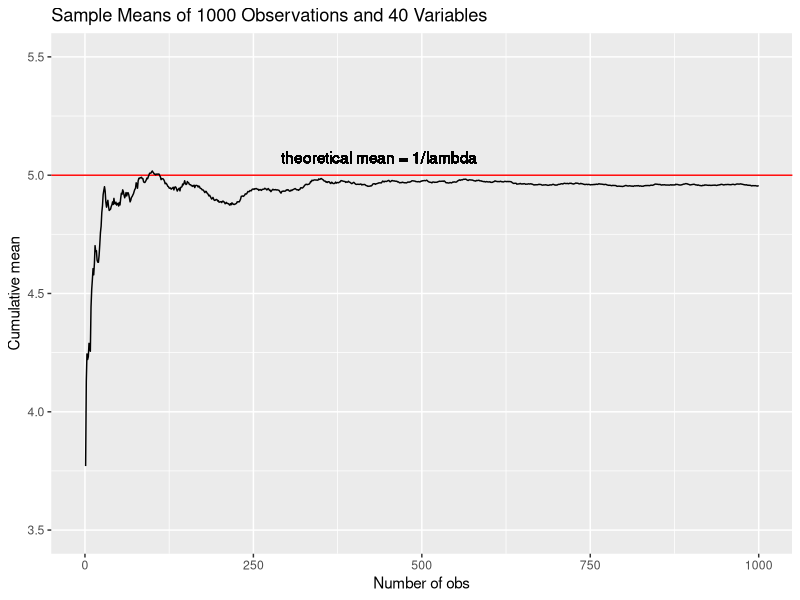
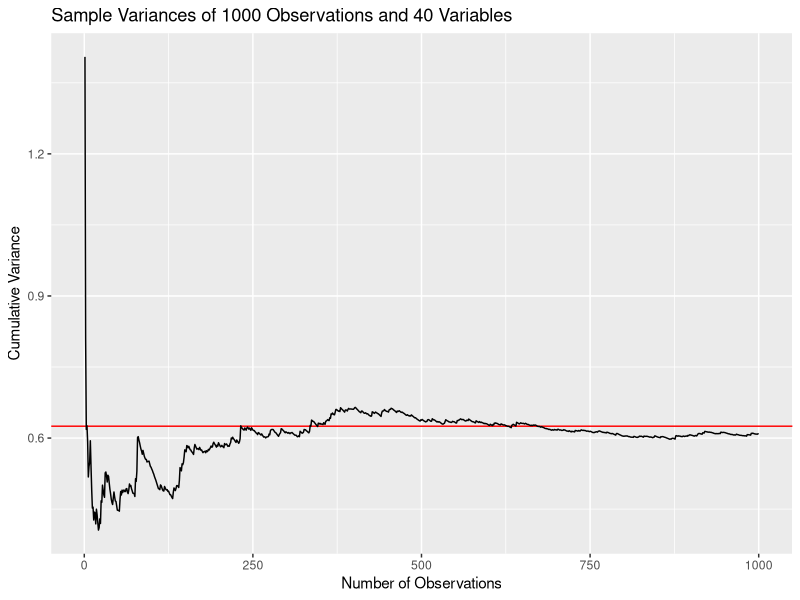
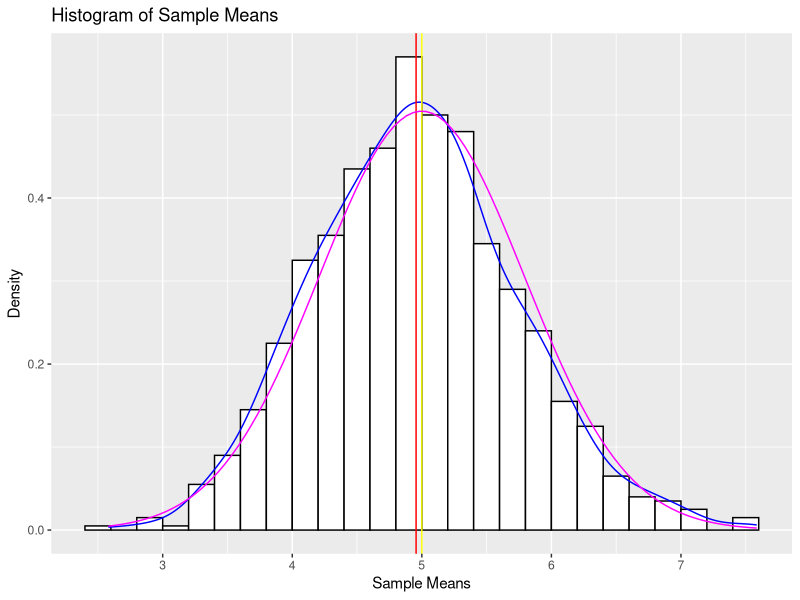
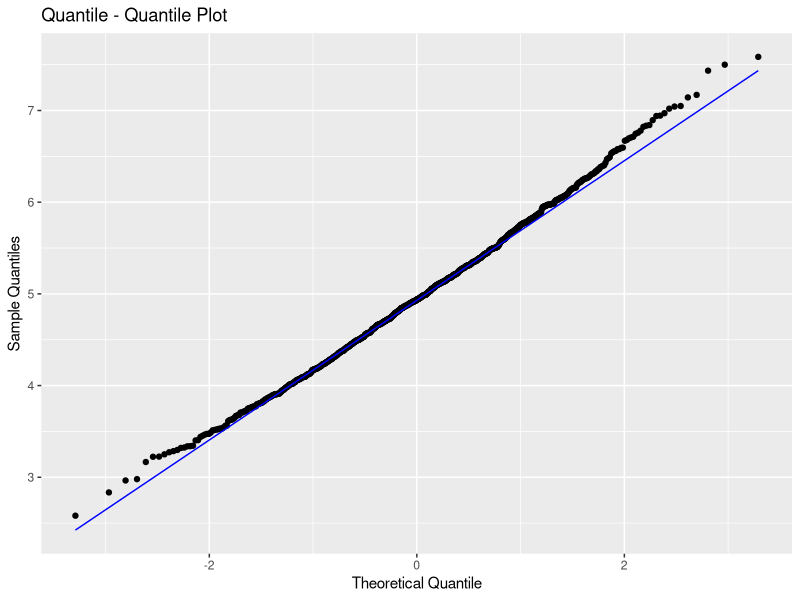
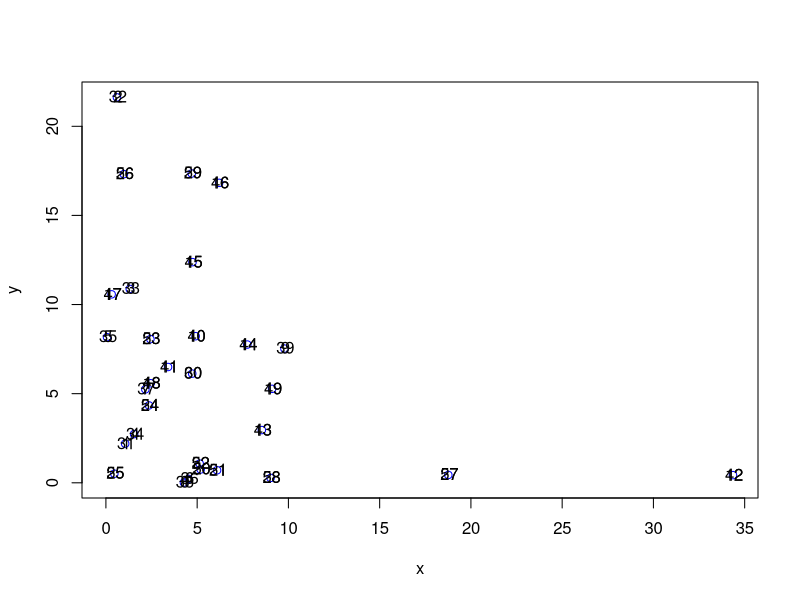
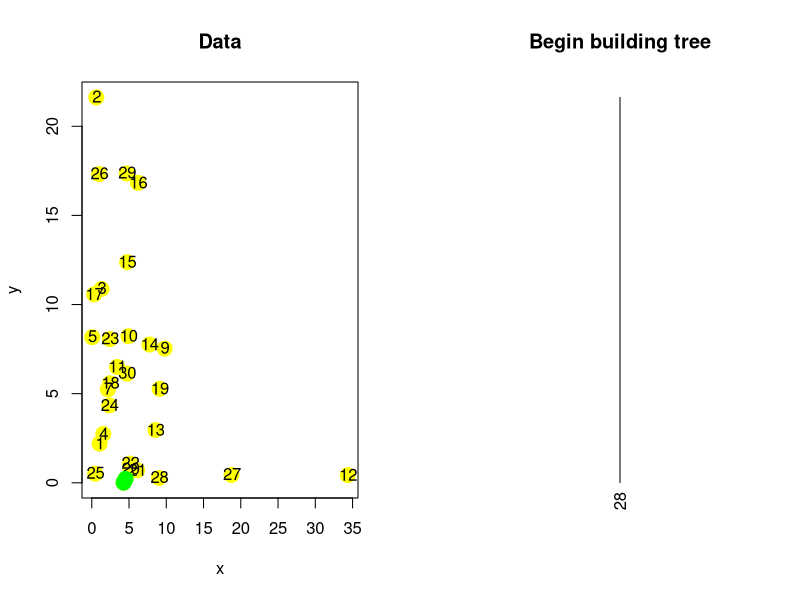
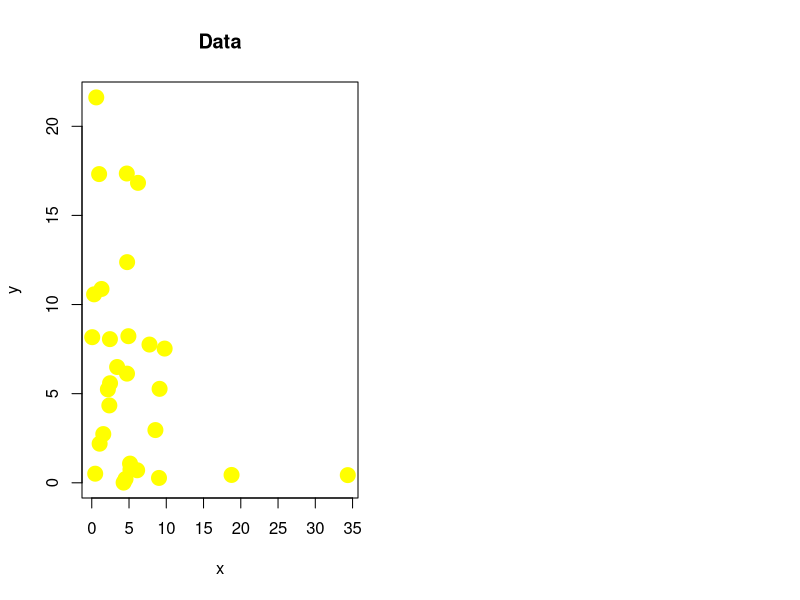

Reproduce these figures in R, in order.
## ---- chunk 1
knitr::opts_chunk$set(echo = TRUE)
## ---- chunk 2
library(tidyverse)
library(glue)
library(matrixStats)
downloadDate <- date()

glue("Simulation date is {downloadDate}")
sessionInfo()
## ---- chunk 3
set.seed(420) # random number generator set at 420
lambda <- .2 
sampCol <- 40 # number of variables
sampRow <- 1000  # number of observations

expoDis <- matrix(rexp(n=sampRow*sampCol, rate = lambda), sampRow, sampCol)

expoDF <- as.data.frame(expoDis)
# Converted it to a tibble to make it easier to visualize

e_df <- expoDF %>% mutate(
        "MEAN" = rowMeans(expoDis), 
        "SD" = rowSds(expoDis), 
        "SumCumu" = cumsum(MEAN)/(1:sampRow)) %>% 
        select(MEAN, SD, SumCumu)

head(e_df)
## ---- chunk 4
e_mean <- mean(e_df$MEAN)

t_mean <- 1/lambda

res_df <- tibble(
        Result = c("Sample means", "Theoretical mean"),
        "Mean"=c(e_mean, t_mean))

res_df
## ---- chunk 5
ggplot(data = e_df, aes(x = 1:sampRow, y = SumCumu)) + 
        geom_hline(yintercept = t_mean, col = "red") +
        geom_line(size = .5) + 
        labs(x = "Number of obs", 
             y = "Cumulative mean", 
             title = "Sample Means of 1000 Observations and 40 Variables") +
        geom_text(aes(0,t_mean,
             label = "theoretical mean = 1/lambda", 
             hjust = -1, 
             vjust =-1)) + 
        ylim(c(3.5,5.5))

## ---- chunk 6
e_df <- e_df %>% mutate(
        VarCumu = cumsum((MEAN - e_mean)^2)/seq_along(MEAN-1))

head(e_df)
## ---- chunk 7
e_var <- var(e_df$MEAN)
t_var <- (1/(lambda*sqrt(sampCol)))^2

res_var_df <- tibble(
        Result = c("Sample variance", "Theoretical variance"), 
        "Variance" = c(e_var, t_var))

res_var_df
## ---- chunk 8
ggplot(data=e_df, 
          aes(x = 1:sampRow, 
              y = VarCumu))+ 
          geom_hline(yintercept = t_var, 
              col="red") + 
          geom_line(size = .5) + 
          labs(x = "Number of Observations", 
               y = "Cumulative Variance", 
               title = "Sample Variances of 1000 Observations and 40 Variables")
## ---- chunk 9
binhist <- hist(e_df$MEAN, plot=FALSE, breaks = "FD")

g2 <- ggplot(data = e_df, 
             aes(x=MEAN)) 

g2 <- g2 + geom_histogram(aes(y=..density..),
        fill="white", 
        col="black",
        breaks =binhist$breaks) + 
      geom_density(
        aes(MEAN), 
        color = "blue") + 
      geom_vline(
        xintercept = c(e_mean, t_mean), 
        color = c("red", "yellow")) + 
      labs(
        x= "Sample Means", 
        y= "Density", 
        title = "Histogram of Sample Means")

g2 + stat_function(
      fun = dnorm, 
      colour = "magenta", 
      args = list(mean = t_mean, 
                  sd = sqrt(t_var)))
## ---- chunk 10
e_df %>% ggplot(aes(
            sample=MEAN)) +   
            stat_qq() + 
            stat_qq_line(color="blue") + 
            labs(x="Theoretical Quantile", 
                 y="Sample Quantiles", 
                 title = "Quantile - Quantile Plot")
## ---- chunk 11
hcDf <- as.data.frame(expoDis)
x <- hcDf$V1[1:30]
y <- hcDf$V2[1:30]
plot(x,y, col = "blue")
text(x+.05, y+.05, as.character(1:60))
## ---- chunk 12
dataframe <- data.frame(x=x, y=y)

d<-dist(dataframe)
d
## ---- chunk 13
rdistxy <- as.matrix(dist(dataframe))

## remove the diagonal from consideration
diag(rdistxy) <- diag(rdistxy) +100000

# Find the index of the points with minimum distance
ind <- which(rdistxy == min(rdistxy), arr.ind = TRUE)

ind
## ---- chunk 14
par(mfrow = c(1,2))
plot(x,y, col = "yellow", pch = 19, cex =2, main="Data")
text(x+.05, y+.05, labels=as.character(1:30))
points(x[ind[1,]], y[ind[1,]], col="green", pch =19, cex=2, alpha=.5)

hcluster <- dist(dataframe) %>% hclust
dendro <- as.dendrogram(hcluster)
cutDendro <-cut(dendro, h=hcluster$height[2])
plot(cutDendro$lower[[11]], yaxt = "n", main ="Begin building tree")
## ---- chunk 15

plot(x,y, col ="yellow", pc = 19, cex =2, main = "Data"
     )
